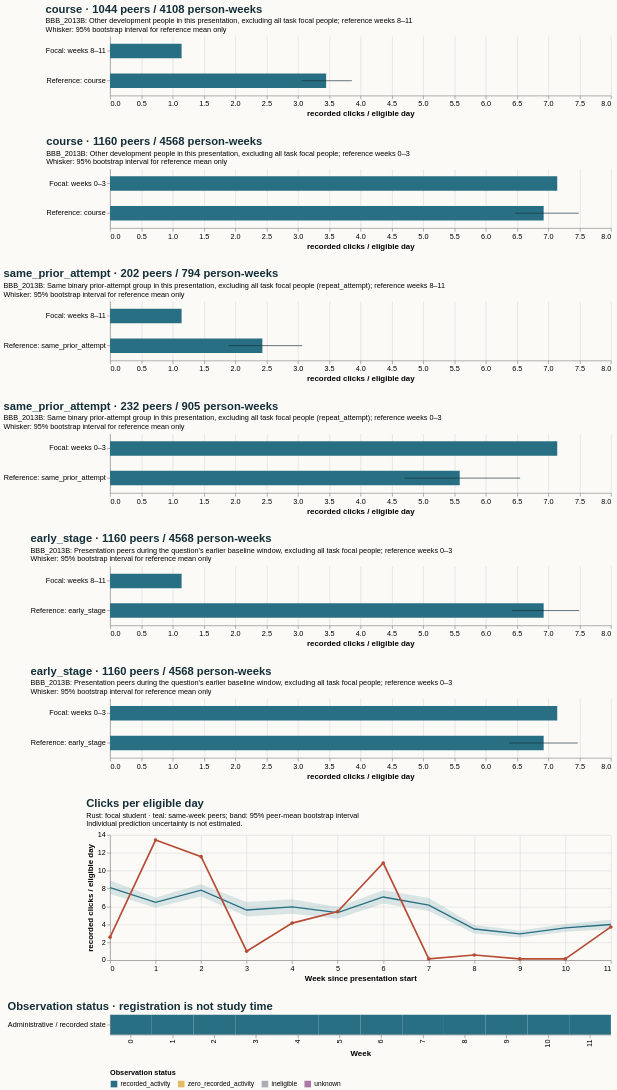

Express this chart as Vega-Lite.
### Vega-Lite specification from a JSON file in a GitHub repository (floating-point values rounded to 4 significant figures)
{"$schema": "https://vega.github.io/schema/vega-lite/v5.20.1.json", "config": {"axis": {"labelFontSize": 11, "titleFontSize": 12}, "background": "#fbfaf7", "font": "sans-serif", "title": {"anchor": "start", "color": "#142e38", "fontSize": 17, "subtitleFontSize": 11}, "view": {"continuousHeight": 300, "continuousWidth": 300, "stroke": null}}, "datasets": {"data-017d24d6688a8b08efc80b882672a194": [{"hi": null, "lo": null, "series": "Focal: weeks 0–3", "value": 7.143}, {"hi": 7.487, "lo": 6.474, "series": "Reference: course", "value": 6.926}], "data-39455ae55f0d7dfa5c8f74dd96c4e827": [{"eligible_days": 7.0, "end_day": 6, "logging_completeness": "unknown", "observation_status": "recorded_activity", "row": "Administrative / recorded state", "score_status": "withheld_release_time_unknown", "start_day": 0, "value": 2.571, "week": 0}, {"eligible_days": 7.0, "end_day": 13, "logging_completeness": "unknown", "observation_status": "recorded_activity", "row": "Administrative / recorded state", "score_status": "withheld_release_time_unknown", "start_day": 7, "value": 13.43, "week": 1}, {"eligible_days": 7.0, "end_day": 20, "logging_completeness": "unknown", "observation_status": "recorded_activity", "row": "Administrative / recorded state", "score_status": "withheld_release_time_unknown", "start_day": 14, "value": 11.57, "week": 2}, {"eligible_days": 7.0, "end_day": 27, "logging_completeness": "unknown", "observation_status": "recorded_activity", "row": "Administrative / recorded state", "score_status": "withheld_release_time_unknown", "start_day": 21, "value": 1.0, "week": 3}, {"eligible_days": 7.0, "end_day": 34, "logging_completeness": "unknown", "observation_status": "recorded_activity", "row": "Administrative / recorded state", "score_status": "withheld_release_time_unknown", "start_day": 28, "value": 4.143, "week": 4}, {"eligible_days": 7.0, "end_day": 41, "logging_completeness": "unknown", "observation_status": "recorded_activity", "row": "Administrative / recorded state", "score_status": "withheld_release_time_unknown", "start_day": 35, "value": 5.429, "week": 5}, {"eligible_days": 7.0, "end_day": 48, "logging_completeness": "unknown", "observation_status": "recorded_activity", "row": "Administrative / recorded state", "score_status": "withheld_release_time_unknown", "start_day": 42, "value": 10.86, "week": 6}, {"eligible_days": 7.0, "end_day": 55, "logging_completeness": "unknown", "observation_status": "recorded_activity", "row": "Administrative / recorded state", "score_status": "withheld_release_time_unknown", "start_day": 49, "value": 0.1429, "week": 7}, {"eligible_days": 7.0, "end_day": 62, "logging_completeness": "unknown", "observation_status": "recorded_activity", "row": "Administrative / recorded state", "score_status": "withheld_release_time_unknown", "start_day": 56, "value": 0.5714, "week": 8}, {"eligible_days": 7.0, "end_day": 69, "logging_completeness": "unknown", "observation_status": "recorded_activity", "row": "Administrative / recorded state", "score_status": "withheld_release_time_unknown", "start_day": 63, "value": 0.1429, "week": 9}, {"eligible_days": 7.0, "end_day": 76, "logging_completeness": "unknown", "observation_status": "recorded_activity", "row": "Administrative / recorded state", "score_status": "withheld_release_time_unknown", "start_day": 70, "value": 0.1429, "week": 10}, {"eligible_days": 7.0, "end_day": 83, "logging_completeness": "unknown", "observation_status": "recorded_activity", "row": "Administrative / recorded state", "score_status": "withheld_release_time_unknown", "start_day": 77, "value": 3.714, "week": 11}], "data-7ff83019dff311f098e17c729a63a3ed": [{"end_day": 6, "focal_value": 2.571, "peer_ci_high": 8.912, "peer_ci_low": 7.394, "peer_mean": 8.1, "peer_observations": 1159, "peer_people": 1159, "reference": "course", "unit": "recorded clicks / eligible day", "week": 0}, {"end_day": 13, "focal_value": 13.43, "peer_ci_high": 7.012, "peer_ci_low": 5.877, "peer_mean": 6.456, "peer_observations": 1151, "peer_people": 1151, "reference": "course", "unit": "recorded clicks / eligible day", "week": 1}, {"end_day": 20, "focal_value": 11.57, "peer_ci_high": 8.482, "peer_ci_low": 7.132, "peer_mean": 7.819, "peer_observations": 1133, "peer_people": 1133, "reference": "course", "unit": "recorded clicks / eligible day", "week": 2}, {"end_day": 27, "focal_value": 1.0, "peer_ci_high": 6.505, "peer_ci_low": 4.89, "peer_mean": 5.608, "peer_observations": 1125, "peer_people": 1125, "reference": "course", "unit": "recorded clicks / eligible day", "week": 3}, {"end_day": 34, "focal_value": 4.143, "peer_ci_high": 6.81, "peer_ci_low": 5.193, "peer_mean": 5.954, "peer_observations": 1088, "peer_people": 1088, "reference": "course", "unit": "recorded clicks / eligible day", "week": 4}, {"end_day": 41, "focal_value": 5.429, "peer_ci_high": 5.956, "peer_ci_low": 4.618, "peer_mean": 5.31, "peer_observations": 1081, "peer_people": 1081, "reference": "course", "unit": "recorded clicks / eligible day", "week": 5}, {"end_day": 48, "focal_value": 10.86, "peer_ci_high": 7.826, "peer_ci_low": 6.347, "peer_mean": 7.065, "peer_observations": 1070, "peer_people": 1070, "reference": "course", "unit": "recorded clicks / eligible day", "week": 6}, {"end_day": 55, "focal_value": 0.1429, "peer_ci_high": 6.949, "peer_ci_low": 5.485, "peer_mean": 6.16, "peer_observations": 1054, "peer_people": 1054, "reference": "course", "unit": "recorded clicks / eligible day", "week": 7}, {"end_day": 62, "focal_value": 0.5714, "peer_ci_high": 3.945, "peer_ci_low": 2.987, "peer_mean": 3.483, "peer_observations": 1044, "peer_people": 1044, "reference": "course", "unit": "recorded clicks / eligible day", "week": 8}, {"end_day": 69, "focal_value": 0.1429, "peer_ci_high": 3.331, "peer_ci_low": 2.528, "peer_mean": 2.943, "peer_observations": 1027, "peer_people": 1027, "reference": "course", "unit": "recorded clicks / eligible day", "week": 9}, {"end_day": 76, "focal_value": 0.1429, "peer_ci_high": 4.049, "peer_ci_low": 3.187, "peer_mean": 3.609, "peer_observations": 1021, "peer_people": 1021, "reference": "course", "unit": "recorded clicks / eligible day", "week": 10}, {"end_day": 83, "focal_value": 3.714, "peer_ci_high": 4.52, "peer_ci_low": 3.452, "peer_mean": 3.989, "peer_observations": 1016, "peer_people": 1016, "reference": "course", "unit": "recorded clicks / eligible day", "week": 11}], "data-804cf5e1437ad4e76c5a168f9ed03a50": [{"hi": null, "lo": null, "series": "Focal: weeks 0–3", "value": 7.143}, {"hi": 7.471, "lo": 6.375, "series": "Reference: early_stage", "value": 6.926}], "data-b51c9226f92cccca381e60e9ee697d34": [{"hi": null, "lo": null, "series": "Focal: weeks 8–11", "value": 1.143}, {"hi": 3.863, "lo": 3.061, "series": "Reference: course", "value": 3.452}], "data-b6cef3f81995bd3d3aee1228e407a9e8": [{"hi": null, "lo": null, "series": "Focal: weeks 0–3", "value": 7.143}, {"hi": 6.55, "lo": 4.704, "series": "Reference: same_prior_attempt", "value": 5.586}], "data-ba72c0ff64e53c6efd1553f1fcb17b9c": [{"hi": null, "lo": null, "series": "Focal: weeks 8–11", "value": 1.143}, {"hi": 7.493, "lo": 6.416, "series": "Reference: early_stage", "value": 6.926}], "data-deb48906a24fd0238dca0faa7c211314": [{"hi": null, "lo": null, "series": "Focal: weeks 8–11", "value": 1.143}, {"hi": 3.068, "lo": 1.893, "series": "Reference: same_prior_attempt", "value": 2.433}]}, "resolve": {"scale": {"color": "independent"}}, "spacing": 28, "vconcat": [{"data": {"name": "data-b51c9226f92cccca381e60e9ee697d34"}, "height": 90, "layer": [{"encoding": {"x": {"field": "value", "scale": {"domain": [0, 7.868], "zero": true}, "title": "recorded clicks / eligible day", "type": "quantitative"}, "y": {"field": "series", "sort": null, "title": null, "type": "nominal"}}, "mark": {"color": "#286f83", "size": 22, "type": "bar"}}, {"encoding": {"x": {"field": "lo", "type": "quantitative"}, "x2": {"field": "hi"}, "y": {"field": "series", "sort": null, "title": null, "type": "nominal"}}, "mark": {"color": "#142e38", "type": "rule"}}], "title": {"subtitle": ["BBB_2013B: Other development people in this presentation, excluding all task focal people; reference weeks 8–11", "Whisker: 95% bootstrap interval for reference mean only"], "text": "course · 1044 peers / 4108 person-weeks"}, "width": 760}, {"data": {"name": "data-017d24d6688a8b08efc80b882672a194"}, "height": 90, "layer": [{"encoding": {"x": {"field": "value", "scale": {"domain": [0, 7.868], "zero": true}, "title": "recorded clicks / eligible day", "type": "quantitative"}, "y": {"field": "series", "sort": null, "title": null, "type": "nominal"}}, "mark": {"color": "#286f83", "size": 22, "type": "bar"}}, {"encoding": {"x": {"field": "lo", "type": "quantitative"}, "x2": {"field": "hi"}, "y": {"field": "series", "sort": null, "title": null, "type": "nominal"}}, "mark": {"color": "#142e38", "type": "rule"}}], "title": {"subtitle": ["BBB_2013B: Other development people in this presentation, excluding all task focal people; reference weeks 0–3", "Whisker: 95% bootstrap interval for reference mean only"], "text": "course · 1160 peers / 4568 person-weeks"}, "width": 760}, {"data": {"name": "data-deb48906a24fd0238dca0faa7c211314"}, "height": 90, "layer": [{"encoding": {"x": {"field": "value", "scale": {"domain": [0, 7.868], "zero": true}, "title": "recorded clicks / eligible day", "type": "quantitative"}, "y": {"field": "series", "sort": null, "title": null, "type": "nominal"}}, "mark": {"color": "#286f83", "size": 22, "type": "bar"}}, {"encoding": {"x": {"field": "lo", "type": "quantitative"}, "x2": {"field": "hi"}, "y": {"field": "series", "sort": null, "title": null, "type": "nominal"}}, "mark": {"color": "#142e38", "type": "rule"}}], "title": {"subtitle": ["BBB_2013B: Same binary prior-attempt group in this presentation, excluding all task focal people (repeat_attempt); reference weeks 8–11", "Whisker: 95% bootstrap interval for reference mean only"], "text": "same_prior_attempt · 202 peers / 794 person-weeks"}, "width": 760}, {"data": {"name": "data-b6cef3f81995bd3d3aee1228e407a9e8"}, "height": 90, "layer": [{"encoding": {"x": {"field": "value", "scale": {"domain": [0, 7.868], "zero": true}, "title": "recorded clicks / eligible day", "type": "quantitative"}, "y": {"field": "series", "sort": null, "title": null, "type": "nominal"}}, "mark": {"color": "#286f83", "size": 22, "type": "bar"}}, {"encoding": {"x": {"field": "lo", "type": "quantitative"}, "x2": {"field": "hi"}, "y": {"field": "series", "sort": null, "title": null, "type": "nominal"}}, "mark": {"color": "#142e38", "type": "rule"}}], "title": {"subtitle": ["BBB_2013B: Same binary prior-attempt group in this presentation, excluding all task focal people (repeat_attempt); reference weeks 0–3", "Whisker: 95% bootstrap interval for reference mean only"], "text": "same_prior_attempt · 232 peers / 905 person-weeks"}, "width": 760}, {"data": {"name": "data-ba72c0ff64e53c6efd1553f1fcb17b9c"}, "height": 90, "layer": [{"encoding": {"x": {"field": "value", "scale": {"domain": [0, 7.868], "zero": true}, "title": "recorded clicks / eligible day", "type": "quantitative"}, "y": {"field": "series", "sort": null, "title": null, "type": "nominal"}}, "mark": {"color": "#286f83", "size": 22, "type": "bar"}}, {"encoding": {"x": {"field": "lo", "type": "quantitative"}, "x2": {"field": "hi"}, "y": {"field": "series", "sort": null, "title": null, "type": "nominal"}}, "mark": {"color": "#142e38", "type": "rule"}}], "title": {"subtitle": ["BBB_2013B: Presentation peers during the question's earlier baseline window, excluding all task focal people; reference weeks 0–3", "Whisker: 95% bootstrap interval for reference mean only"], "text": "early_stage · 1160 peers / 4568 person-weeks"}, "width": 760}, {"data": {"name": "data-804cf5e1437ad4e76c5a168f9ed03a50"}, "height": 90, "layer": [{"encoding": {"x": {"field": "value", "scale": {"domain": [0, 7.868], "zero": true}, "title": "recorded clicks / eligible day", "type": "quantitative"}, "y": {"field": "series", "sort": null, "title": null, "type": "nominal"}}, "mark": {"color": "#286f83", "size": 22, "type": "bar"}}, {"encoding": {"x": {"field": "lo", "type": "quantitative"}, "x2": {"field": "hi"}, "y": {"field": "series", "sort": null, "title": null, "type": "nominal"}}, "mark": {"color": "#142e38", "type": "rule"}}], "title": {"subtitle": ["BBB_2013B: Presentation peers during the question's earlier baseline window, excluding all task focal people; reference weeks 0–3", "Whisker: 95% bootstrap interval for reference mean only"], "text": "early_stage · 1160 peers / 4568 person-weeks"}, "width": 760}, {"data": {"name": "data-7ff83019dff311f098e17c729a63a3ed"}, "height": 190, "layer": [{"encoding": {"x": {"axis": {"tickMinStep": 1}, "field": "week", "title": "Week since presentation start", "type": "quantitative"}, "y": {"field": "peer_ci_low", "scale": {"zero": true}, "title": "recorded clicks / eligible day", "type": "quantitative"}, "y2": {"field": "peer_ci_high"}}, "mark": {"color": "#286f83", "opacity": 0.16, "type": "area"}}, {"encoding": {"tooltip": [{"field": "week", "type": "quantitative"}, {"field": "peer_mean", "type": "quantitative"}, {"field": "peer_people", "type": "quantitative"}, {"field": "peer_observations", "type": "quantitative"}], "x": {"field": "week", "type": "quantitative"}, "y": {"field": "peer_mean", "type": "quantitative"}}, "mark": {"color": "#286f83", "strokeWidth": 2, "type": "line"}}, {"encoding": {"tooltip": [{"field": "week", "type": "quantitative"}, {"field": "focal_value", "type": "quantitative"}], "x": {"field": "week", "type": "quantitative"}, "y": {"field": "focal_value", "type": "quantitative"}}, "mark": {"color": "#b64c35", "point": {"color": "#b64c35"}, "strokeWidth": 2.5, "type": "line"}}], "title": {"subtitle": ["Rust: focal student · teal: same-week peers; band: 95% peer-mean bootstrap interval", "Individual prediction uncertainty is not estimated."], "text": "Clicks per eligible day"}, "width": 760}, {"data": {"name": "data-39455ae55f0d7dfa5c8f74dd96c4e827"}, "encoding": {"color": {"field": "observation_status", "legend": {"labelLimit": 260, "orient": "bottom"}, "scale": {"domain": ["recorded_activity", "zero_recorded_activity", "ineligible", "unknown"], "range": ["#286f83", "#e4bb64", "#aaaeb3", "#ac78a5"]}, "title": "Observation status", "type": "nominal"}, "tooltip": [{"field": "week", "type": "quantitative"}, {"field": "eligible_days", "type": "quantitative"}, {"field": "observation_status", "type": "nominal"}, {"field": "logging_completeness", "type": "nominal"}], "x": {"field": "week", "title": "Week", "type": "ordinal"}, "y": {"field": "row", "title": null, "type": "nominal"}}, "height": 30, "mark": {"type": "rect"}, "title": "Observation status · registration is not study time", "width": 760}]}
